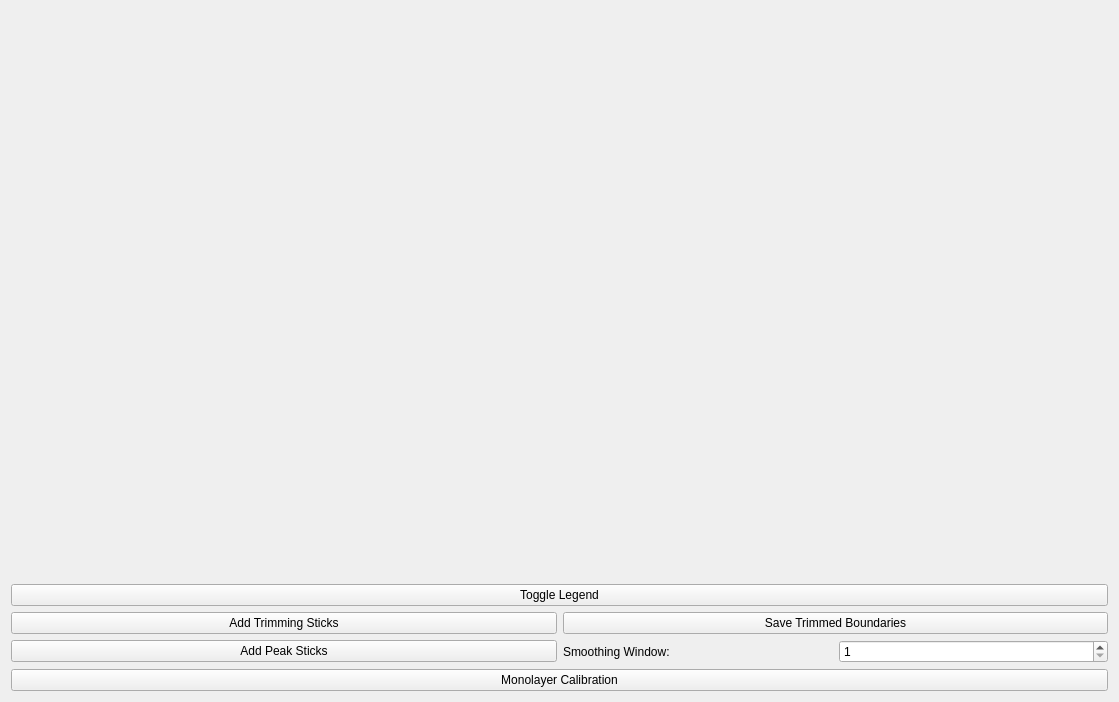
<?xml version="1.0" encoding="UTF-8"?>
<ui version="4.0">
 <class>Plot</class>
 <widget class="QWidget" name="Plot">
  <property name="geometry">
   <rect>
    <x>0</x>
    <y>0</y>
    <width>1119</width>
    <height>702</height>
   </rect>
  </property>
  <property name="windowTitle">
   <string>Form</string>
  </property>
  <layout class="QGridLayout" name="gridLayout">
   <item row="0" column="0" colspan="2">
    <widget class="QWidget" name="plotWidget" native="true">
     <property name="sizePolicy">
      <sizepolicy hsizetype="Expanding" vsizetype="Expanding">
       <horstretch>0</horstretch>
       <verstretch>0</verstretch>
      </sizepolicy>
     </property>
     <layout class="QVBoxLayout" name="verticalLayout_3"/>
    </widget>
   </item>
   <item row="5" column="0">
    <widget class="QPushButton" name="pushButton_AddPeak">
     <property name="text">
      <string>Add Peak Sticks</string>
     </property>
    </widget>
   </item>
   <item row="4" column="1">
    <widget class="QPushButton" name="pushButton_SaveTrim">
     <property name="sizePolicy">
      <sizepolicy hsizetype="Expanding" vsizetype="Fixed">
       <horstretch>0</horstretch>
       <verstretch>0</verstretch>
      </sizepolicy>
     </property>
     <property name="text">
      <string>Save Trimmed Boundaries</string>
     </property>
    </widget>
   </item>
   <item row="5" column="1">
    <layout class="QHBoxLayout" name="horizontalLayout">
     <item>
      <widget class="QLabel" name="label">
       <property name="text">
        <string>Smoothing Window:</string>
       </property>
      </widget>
     </item>
     <item>
      <widget class="QSpinBox" name="spinBox_SmoothWindow">
       <property name="minimum">
        <number>1</number>
       </property>
      </widget>
     </item>
    </layout>
   </item>
   <item row="3" column="0" colspan="2">
    <widget class="QPushButton" name="pushButton_ToggleLegend">
     <property name="sizePolicy">
      <sizepolicy hsizetype="Expanding" vsizetype="Fixed">
       <horstretch>0</horstretch>
       <verstretch>0</verstretch>
      </sizepolicy>
     </property>
     <property name="text">
      <string>Toggle Legend</string>
     </property>
    </widget>
   </item>
   <item row="4" column="0">
    <widget class="QPushButton" name="pushButton_AddTrim">
     <property name="sizePolicy">
      <sizepolicy hsizetype="Expanding" vsizetype="Fixed">
       <horstretch>0</horstretch>
       <verstretch>0</verstretch>
      </sizepolicy>
     </property>
     <property name="text">
      <string>Add Trimming Sticks</string>
     </property>
    </widget>
   </item>
   <item row="1" column="0" colspan="2">
    <widget class="QWidget" name="toolbarWidget" native="true">
     <property name="sizePolicy">
      <sizepolicy hsizetype="Expanding" vsizetype="Fixed">
       <horstretch>0</horstretch>
       <verstretch>0</verstretch>
      </sizepolicy>
     </property>
     <property name="minimumSize">
      <size>
       <width>0</width>
       <height>50</height>
      </size>
     </property>
     <layout class="QVBoxLayout" name="verticalLayout_4"/>
    </widget>
   </item>
   <item row="7" column="0" colspan="2">
    <widget class="QPushButton" name="pushButton_Monolayer">
     <property name="text">
      <string>Monolayer Calibration</string>
     </property>
    </widget>
   </item>
  </layout>
 </widget>
 <resources/>
 <connections/>
</ui>
